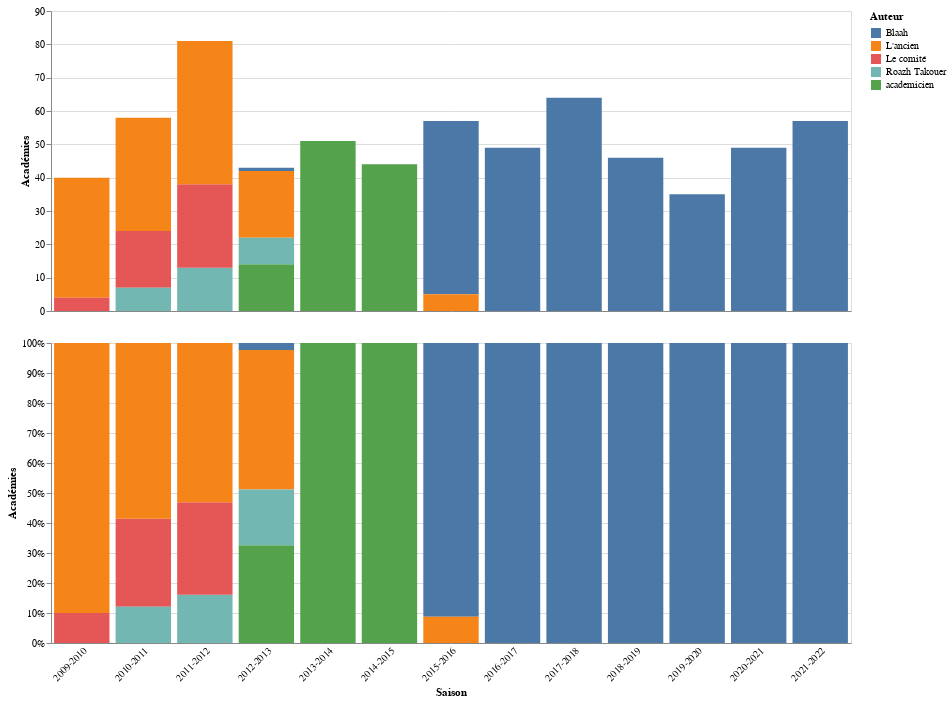

Notebook code cell kept with this figure:
### Code cell
raw_counts = alt.Chart(df[["Saison", "Auteur", "Publications"]]).mark_bar().encode(
    x=alt.X("Saison:N", title=None, axis=alt.Axis(ticks=False, labels=False)),
    y=alt.Y("count():Q", title="Académies"),
    color="Auteur:N",
    tooltip=[alt.Tooltip("Saison", title="Saison"), "Auteur", alt.Tooltip("count()", title="Académies")]
).properties(
    width=DEFAULT_WIDTH
)

pct_counts = alt.Chart(df[["Saison", "Auteur", "Publications"]]).mark_bar().encode(
    x=alt.X("Saison:N", title="Saison", axis=alt.Axis(ticks=False, labelAngle=-45)),
    y=alt.Y("count():Q", title="Académies", stack="normalize", axis=alt.Axis(format="%")),
    color="Auteur:N",
    tooltip=[alt.Tooltip("Saison", title="Saison"), "Auteur", alt.Tooltip("count()", title="Académies")]
).properties(
    width=DEFAULT_WIDTH
)

raw_counts & pct_counts

### Figure 1 — Vega-Lite specification as saved in the notebook (floating-point values rounded to 4 significant figures; data arrays with more than 128 entries replaced by an {"elided": "..."} marker saying what was removed)
{"config": {"view": {"continuousWidth": 400, "continuousHeight": 300}}, "vconcat": [{"data": {"name": "data-a2cb09e9f5eda3bc76c69c37d1cd3316"}, "mark": "bar", "encoding": {"color": {"field": "Auteur", "type": "nominal"}, "tooltip": [{"field": "Saison", "title": "Saison", "type": "nominal"}, {"field": "Auteur", "type": "nominal"}, {"aggregate": "count", "title": "Académies", "type": "quantitative"}], "x": {"axis": {"labels": false, "ticks": false}, "field": "Saison", "title": null, "type": "nominal"}, "y": {"aggregate": "count", "title": "Académies", "type": "quantitative"}}, "width": 800}, {"data": {"name": "data-a2cb09e9f5eda3bc76c69c37d1cd3316"}, "mark": "bar", "encoding": {"color": {"field": "Auteur", "type": "nominal"}, "tooltip": [{"field": "Saison", "title": "Saison", "type": "nominal"}, {"field": "Auteur", "type": "nominal"}, {"aggregate": "count", "title": "Académies", "type": "quantitative"}], "x": {"axis": {"labelAngle": -45, "ticks": false}, "field": "Saison", "title": "Saison", "type": "nominal"}, "y": {"aggregate": "count", "axis": {"format": "%"}, "stack": "normalize", "title": "Académies", "type": "quantitative"}}, "width": 800}], "$schema": "https://vega.github.io/schema/vega-lite/v4.17.0.json", "datasets": {"data-a2cb09e9f5eda3bc76c69c37d1cd3316": {"elided": "674 records"}}}
